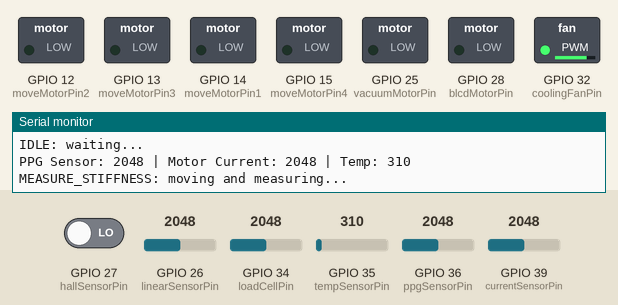
The sketch below on a simulated ESP32. Parts: switched loads named in the sketch (green lamp = pin HIGH), the last lines printed to the serial monitor. Dashed ring = blinking. The inputs (shaded band) are chosen by the test bench; at power-on: GPIO 26 (linearSensorPin) = 2048, GPIO 36 (ppgSensorPin) = 2048, GPIO 27 (hallSensorPin) LOW, GPIO 34 (loadCellPin) = 2048, GPIO 35 (tempSensorPin) = 310, GPIO 39 (currentSensorPin) = 2048.

Above: at 0.93 s.
1.3 s: GPIO 26 (linearSensorPin) set to 1952
At 1.49 s:
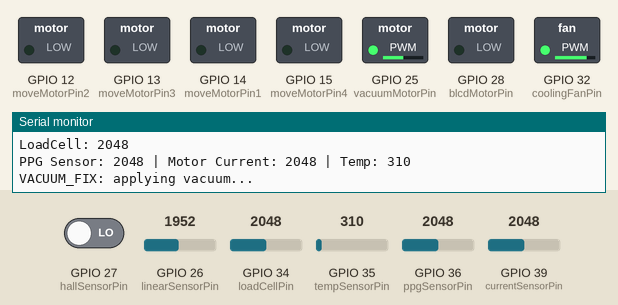
At 2.7 s:
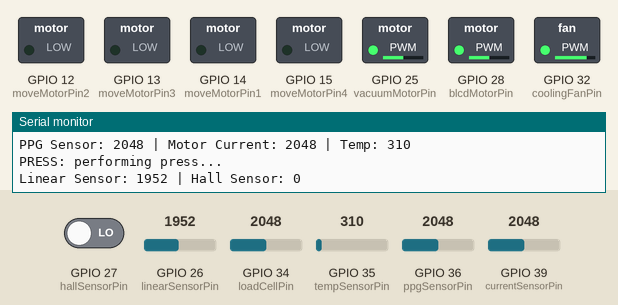
3.0 s: GPIO 36 (ppgSensorPin) set to 730
4.5 s: GPIO 36 (ppgSensorPin) set to 633
At 5.6 s:
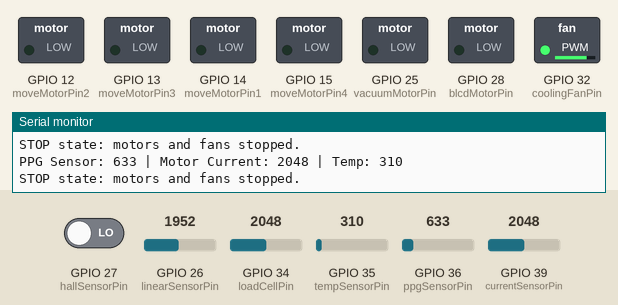
Timing chart, 0 to 7.5 s (numbered marks = the images above; inputs shaded):
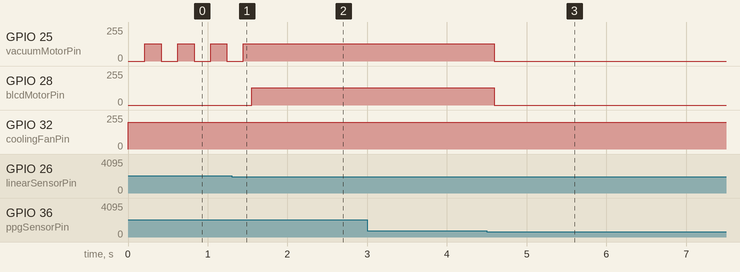

Measured:
- the behaviour switches between 2001 and 2000 on GPIO 26 (linearSensorPin) (found by bisection; images 0 and 1)
- the behaviour switches between 701 and 700 on GPIO 36 (ppgSensorPin) (found by bisection; images 2 and 3)
- after the input at 1.3 s, GPIO 25 (vacuumMotorPin): goes on until 1.4 s, then stays 128/255; GPIO 28 (blcdMotorPin): 0/255 → 128/255 after 0.25 s
- after the input at 4.5 s, GPIO 25 (vacuumMotorPin), GPIO 28 (blcdMotorPin): 128/255 → 0/255 after 0.09 s
- by itself, GPIO 25 (vacuumMotorPin): alternates 128/255 for 0.21 s and 0/255 for 0.21 s

The sketch:

firmware_cho_esp32.ino
```cpp
enum DeviceState {
  ESTOP,
  STOP,
  IDLE,
  MEASURE_STIFFNESS,
  VACUUM_FIX,
  PRESS,
  ERROR
  // COOLING 상태는 제거하고 loop()에서 독립 제어
};

DeviceState currentState = IDLE;

// 핀 정의
const int loadCellPin = 34;       // 로드셀
const int vacuumMotorPin = 25;    // 음압 모터
const int blcdMotorPin = 28;      // BLDC 모터 (압박)
const int linearSensorPin = 26;   // 리니어 센서
const int hallSensorPin = 27;     // BLDC 홀 센서
const int moveMotorPin1 = 14;     // 구동계 모터
const int moveMotorPin2 = 12;
const int moveMotorPin3 = 13;
const int moveMotorPin4 = 15;
const int tempSensorPin = 35;     // 열 센서
const int coolingFanPin = 32;     // 팬
const int ppgSensorPin = 36;      // PPG 센서
const int currentSensorPin = 39;  // 전류 센서

// 기준값 예시
const int STIFFNESS_THRESHOLD = 1000;
const int PRESS_THRESHOLD = 2000;
const int TEMP_THRESHOLD = 40;    // Cooling 팬 기준
const int PPG_MIN = 300;          // PPG 정상 범위 최소
const int PPG_MAX = 700;          // PPG 정상 범위 최대

void logEvent(String msg) {
  Serial.println(msg);
}

// 안전/에러 체크 (젯슨 나노 에러 수신)
bool checkSafety() {
  if (Serial.available() > 0) {
    String msg = Serial.readStringUntil('\n');
    msg.trim();
    if (msg == "ERROR") {
      logEvent("Error signal received from Jetson Nano!");
      currentState = ERROR;
      return false; // 안전 체크 실패
    }
  }
  return true; // 안전함
}

void updateStateMachine() {
  switch(currentState) {

    case ESTOP: { // stop과 구분 기준 필요
      analogWrite(vacuumMotorPin, 0);
      analogWrite(blcdMotorPin, 0);
      analogWrite(moveMotorPin1, 0);
      analogWrite(moveMotorPin2, 0);
      analogWrite(moveMotorPin3, 0);
      analogWrite(moveMotorPin4, 0);
      analogWrite(coolingFanPin, 0);
      logEvent("ESTOP! Emergency stop.");
      break;
    }

    case STOP: { // 정상 범위라면
      analogWrite(vacuumMotorPin, 0);
      analogWrite(blcdMotorPin, 0);
      analogWrite(moveMotorPin1, 0);
      analogWrite(moveMotorPin2, 0);
      analogWrite(moveMotorPin3, 0);
      analogWrite(moveMotorPin4, 0);
      // 팬은 loop()에서 독립 제어
      logEvent("STOP state: motors and fans stopped.");
      break;
    }

    case IDLE: {
      analogWrite(vacuumMotorPin, 0);
      analogWrite(blcdMotorPin, 0);
      analogWrite(moveMotorPin1, 0);
      analogWrite(moveMotorPin2, 0);
      analogWrite(moveMotorPin3, 0);
      analogWrite(moveMotorPin4, 0);

      logEvent("IDLE: waiting...");
      if (checkSafety()) currentState = MEASURE_STIFFNESS;
      break;
    }

    case MEASURE_STIFFNESS: {
      logEvent("MEASURE_STIFFNESS: moving and measuring...");
      if (!checkSafety()) break;

      analogWrite(moveMotorPin1, 128);
      analogWrite(moveMotorPin2, 128);
      analogWrite(moveMotorPin3, 128);
      analogWrite(moveMotorPin4, 128);

      int loadValue = analogRead(loadCellPin);
      logEvent("LoadCell: " + String(loadValue));

      if (loadValue > STIFFNESS_THRESHOLD) {
        analogWrite(moveMotorPin1, 0);
        analogWrite(moveMotorPin2, 0);
        analogWrite(moveMotorPin3, 0);
        analogWrite(moveMotorPin4, 0);
        currentState = VACUUM_FIX;
      }
      break;
    }

    case VACUUM_FIX: {
      logEvent("VACUUM_FIX: applying vacuum...");
      if (!checkSafety()) break;
      analogWrite(vacuumMotorPin, 128);
      currentState = PRESS;
      break;
    }

    case PRESS: {
        logEvent("PRESS: performing press...");
        if (!checkSafety()) break;
        analogWrite(blcdMotorPin, 128);

        int linearVal = analogRead(linearSensorPin);
        int hallVal = digitalRead(hallSensorPin); // 홀 센서 값 읽기
        logEvent("Linear Sensor: " + String(linearVal) + " | Hall Sensor: " + String(hallVal));

        if (linearVal > PRESS_THRESHOLD) {
            analogWrite(blcdMotorPin, 0);
            currentState = IDLE;
        }
        break;
    }


    case ERROR: {
      logEvent("ERROR state! All motors and fans stopped.");
      analogWrite(vacuumMotorPin, 0);
      analogWrite(blcdMotorPin, 0);
      analogWrite(moveMotorPin1, 0);
      analogWrite(moveMotorPin2, 0);
      analogWrite(moveMotorPin3, 0);
      analogWrite(moveMotorPin4, 0);
      analogWrite(coolingFanPin, 0);
      break;
    }
  }
}

void setup() {
  Serial.begin(115200);

  pinMode(loadCellPin, INPUT);
  pinMode(vacuumMotorPin, OUTPUT);
  pinMode(blcdMotorPin, OUTPUT);
  pinMode(linearSensorPin, INPUT);
  pinMode(hallSensorPin, INPUT);

  pinMode(moveMotorPin1, OUTPUT);
  pinMode(moveMotorPin2, OUTPUT);
  pinMode(moveMotorPin3, OUTPUT);
  pinMode(moveMotorPin4, OUTPUT);

  pinMode(tempSensorPin, INPUT);
  pinMode(coolingFanPin, OUTPUT);

  pinMode(ppgSensorPin, INPUT);
  pinMode(currentSensorPin, INPUT);

  logEvent("Device initialized, state: IDLE");
}

void loop() {
  // 1️⃣ 모든 상태에서 PPG/전류/온도 센서 읽고 로그
  int ppgVal = analogRead(ppgSensorPin);
  int currentVal = analogRead(currentSensorPin);
  int tempVal = analogRead(tempSensorPin);
  logEvent("PPG Sensor: " + String(ppgVal) + " | Motor Current: " + String(currentVal) + " | Temp: " + String(tempVal));

  // 2️⃣ PPG 정상 범위이면 STOP 상태로 강제 (ESTOP 제외)
  if (ppgVal >= PPG_MIN && ppgVal <= PPG_MAX && currentState != ESTOP) {
    currentState = STOP;
  }

  // 3️⃣ 상태머신 실행
  updateStateMachine();

  // 4️⃣ 독립 쿨링 제어
  if (tempVal > TEMP_THRESHOLD) analogWrite(coolingFanPin, 200);
  else analogWrite(coolingFanPin, 0);

  delay(100); // 상태 확인 주기
}
```
